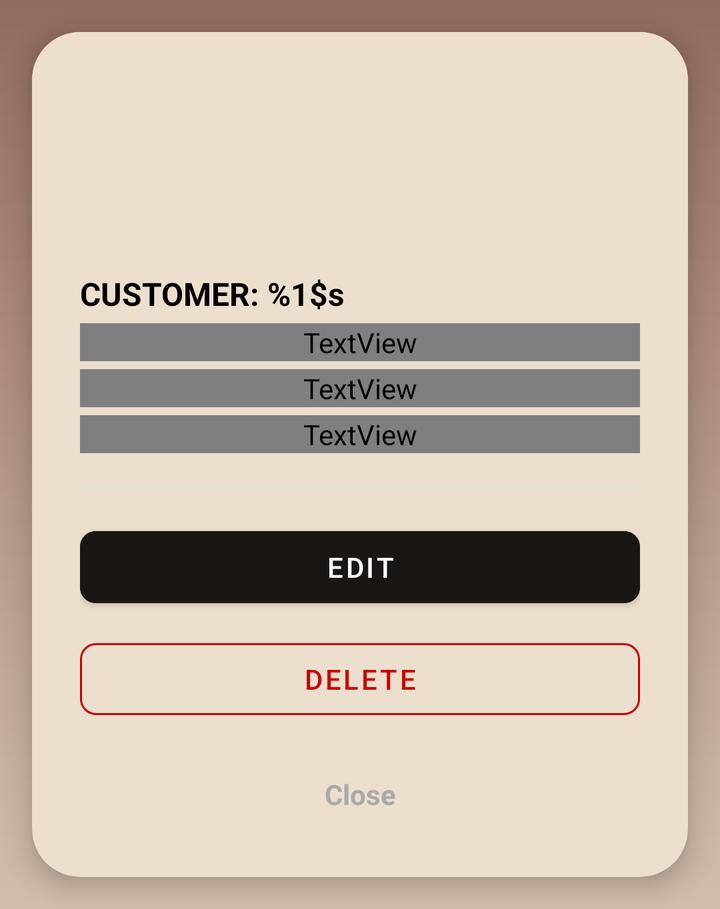
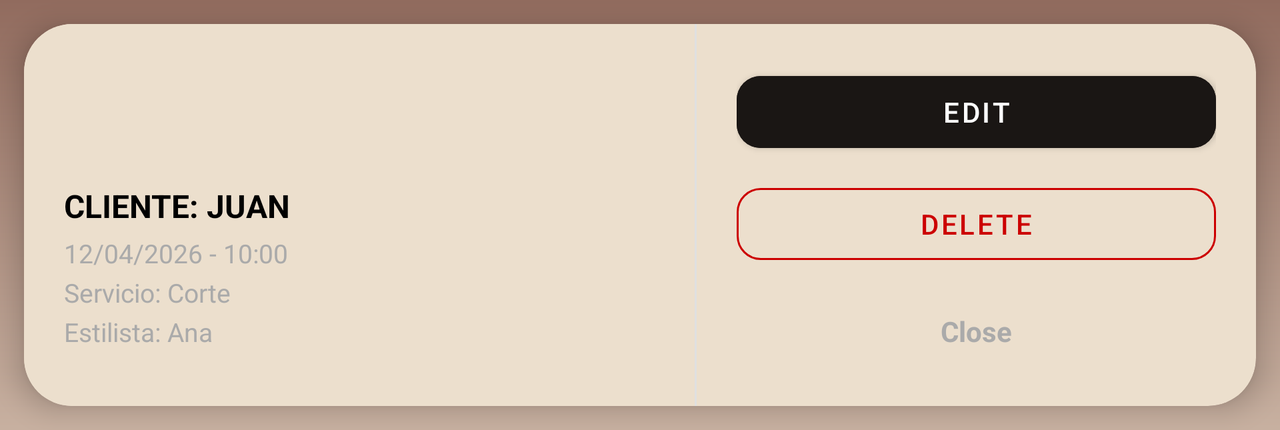

The same Android screen from two of the app's own layout files: first res/layout/ as a phone draws it, then the repository's variant for another configuration, drawn on a device whose configuration selects that folder. Both files follow.
<!-- AndroidManifest.xml: application theme Theme.TFG -->
<!-- res/layout/dialog_gestionar_reserva.xml -->
<?xml version="1.0" encoding="utf-8"?>
<com.google.android.material.card.MaterialCardView
    xmlns:android="http://schemas.android.com/apk/res/android"
    xmlns:app="http://schemas.android.com/apk/res-auto"
    android:layout_width="match_parent"
    android:layout_height="wrap_content"
    android:layout_margin="16dp"
    app:cardCornerRadius="24dp"
    app:cardElevation="8dp">

    <LinearLayout
        android:layout_width="match_parent"
        android:layout_height="wrap_content"
        android:orientation="vertical">

        <LinearLayout
            android:layout_width="match_parent"
            android:layout_height="wrap_content"
            android:background="?attr/colorOnPrimary"
            android:gravity="center"
            android:orientation="vertical"
            android:padding="24dp">

            <ImageView
                android:layout_width="48dp"
                android:layout_height="48dp"
                android:src="@drawable/ic_calendar"
                app:tint="?attr/colorPrimarySurface" />

        </LinearLayout>

        <LinearLayout
            android:layout_width="match_parent"
            android:layout_height="wrap_content"
            android:orientation="vertical"
            android:padding="24dp">

            <TextView
                android:id="@+id/tvDialogNombre"
                android:layout_width="match_parent"
                android:layout_height="wrap_content"
                android:text="@string/label_nombre_param"
                android:textColor="@android:color/black"
                android:textSize="16sp"
                android:textStyle="bold" />

            <TextView
                android:id="@+id/tvDialogFechaHora"
                android:layout_width="match_parent"
                android:layout_height="wrap_content"
                android:layout_marginTop="4dp"
                android:text="@string/fecha_param"
                android:textColor="@android:color/system_shadow_dark"
                android:textSize="14sp" />

            <TextView
                android:id="@+id/tvDialogServicio"
                android:layout_width="match_parent"
                android:layout_height="wrap_content"
                android:layout_marginTop="4dp"
                android:text="@string/servicio_param"
                android:textColor="@android:color/system_shadow_dark"
                android:textSize="14sp" />
            <TextView
                android:id="@+id/tvDialogEstilista"
                android:layout_width="match_parent"
                android:layout_height="wrap_content"
                android:layout_marginTop="4dp"
                android:text="@string/estilista_param"
                android:textColor="@android:color/system_shadow_dark"
                android:textSize="14sp" />

            <View
                android:layout_width="match_parent"
                android:layout_height="1dp"
                android:layout_marginTop="16dp"
                android:layout_marginBottom="16dp"
                android:background="#E0E0E0" />

            <Button
                android:id="@+id/btnDialogEditar"
                android:layout_width="match_parent"
                android:layout_height="wrap_content"
                android:text="@string/editar"
                android:backgroundTint="@color/marron_oscuro_fondo"
                android:textColor="@android:color/white"
                app:cornerRadius="8dp"/>

            <Button
                android:id="@+id/btnDialogEliminar"
                style="@style/Widget.MaterialComponents.Button.OutlinedButton"
                android:layout_width="match_parent"
                android:layout_height="wrap_content"
                android:layout_marginTop="8dp"
                android:text="@string/eliminar"
                android:textColor="@android:color/holo_red_dark"
                app:strokeColor="@android:color/holo_red_dark"
                app:cornerRadius="8dp"/>

            <TextView
                android:id="@+id/tvDialogCerrar"
                android:layout_width="match_parent"
                android:layout_height="wrap_content"
                android:layout_marginTop="16dp"
                android:gravity="center"
                android:text="@string/cerrar"
                android:textColor="@android:color/darker_gray"
                android:textSize="14sp"
                android:textStyle="bold"
                android:padding="8dp"/>

        </LinearLayout>
    </LinearLayout>
</com.google.android.material.card.MaterialCardView>
<!-- resources referenced by this layout -->
<resources>
  <color name="marron_oscuro_fondo">#1A1614</color>
  <string name="cerrar">Close</string>
  <string name="editar">EDIT</string>
  <string name="eliminar">DELETE</string>
  <string name="estilista_param">Stylist: %1$s</string>
  <string name="fecha_param">Day: %1$s</string>
  <string name="label_nombre_param">CUSTOMER: %1$s</string>
  <string name="servicio_param">Service: %1$s</string>
  <style name="Theme.TFG" parent="Theme.MaterialComponents.DayNight.NoActionBar">
          <item name="android:windowBackground">@drawable/bg_gradient_light</item>
          <item name="colorSurface">@color/blanco_puro</item>
          <item name="colorSurfaceVariant">@color/marron_input</item>
          <item name="colorSurfaceContainer">@color/marron_fondo</item>
          <item name="colorPrimary">@color/marron_boton</item>
          <item name="colorOnPrimary">@color/toolbar_claro</item>
          <item name="colorOnSurface">#000000</item>
          <item name="colorOnBackground">@color/blanco_puro</item>
      </style>
  <!-- drawable bg_gradient_light (drawable) -->
  <?xml version="1.0" encoding="utf-8"?>
  <shape xmlns:android="http://schemas.android.com/apk/res/android">
      <gradient
          android:startColor="#916B5E"
          android:endColor="#ECDFCD"
          android:angle="10" />
  </shape>
  <color name="blanco_puro">#ECDFCD</color>
  <color name="marron_input">#A4927A</color>
  <color name="marron_fondo">#8E6C49</color>
  <color name="marron_boton">#604A33</color>
  <color name="toolbar_claro">#ECDFCD</color>
</resources>
<!-- res/layout-land/dialog_gestionar_reserva.xml (the repository's variant of the layout above) -->
<!-- drawn on the phone turned sideways -->
<?xml version="1.0" encoding="utf-8"?>
<com.google.android.material.card.MaterialCardView
    xmlns:android="http://schemas.android.com/apk/res/android"
    xmlns:app="http://schemas.android.com/apk/res-auto"
    xmlns:tools="http://schemas.android.com/tools"
    android:layout_width="match_parent"
    android:layout_height="wrap_content"
    android:layout_margin="12dp"
    app:cardCornerRadius="24dp"
    app:cardElevation="8dp">

    <LinearLayout
        android:layout_width="match_parent"
        android:layout_height="wrap_content"
        android:orientation="horizontal"
        android:baselineAligned="false">

        <LinearLayout
            android:layout_width="0dp"
            android:layout_height="match_parent"
            android:layout_weight="1.2"
            android:background="?attr/colorOnPrimary"
            android:gravity="center_vertical"
            android:orientation="vertical"
            android:padding="20dp">

            <ImageView
                android:layout_width="40dp"
                android:layout_height="40dp"
                android:layout_gravity="center_horizontal"
                android:layout_marginBottom="12dp"
                android:src="@drawable/ic_calendar"
                app:tint="?attr/colorPrimarySurface" />

            <TextView
                android:id="@+id/tvDialogNombre"
                android:layout_width="match_parent"
                android:layout_height="wrap_content"
                android:text="@string/label_nombre_param"
                android:textColor="?attr/colorOnSurface"
                android:textSize="16sp"
                android:textStyle="bold"
                tools:text="CLIENTE: JUAN" />

            <TextView
                android:id="@+id/tvDialogFechaHora"
                android:layout_width="match_parent"
                android:layout_height="wrap_content"
                android:layout_marginTop="4dp"
                android:text="@string/fecha_param"
                android:textColor="@android:color/darker_gray"
                android:textSize="13sp"
                tools:text="12/04/2026 - 10:00" />

            <TextView
                android:id="@+id/tvDialogServicio"
                android:layout_width="match_parent"
                android:layout_height="wrap_content"
                android:layout_marginTop="2dp"
                android:text="@string/servicio_param"
                android:textColor="@android:color/darker_gray"
                android:textSize="13sp"
                tools:text="Servicio: Corte" />

            <TextView
                android:id="@+id/tvDialogEstilista"
                android:layout_width="match_parent"
                android:layout_height="wrap_content"
                android:layout_marginTop="2dp"
                android:text="@string/estilista_param"
                android:textColor="@android:color/darker_gray"
                android:textSize="13sp"
                tools:text="Estilista: Ana" />
        </LinearLayout>

        <View
            android:layout_width="1dp"
            android:layout_height="match_parent"
            android:background="#E0E0E0" />

        <LinearLayout
            android:layout_width="0dp"
            android:layout_height="wrap_content"
            android:layout_weight="1"
            android:gravity="center"
            android:orientation="vertical"
            android:padding="20dp">

            <Button
                android:id="@+id/btnDialogEditar"
                android:layout_width="match_parent"
                android:layout_height="wrap_content"
                android:backgroundTint="@color/marron_oscuro_fondo"
                android:text="@string/editar"
                android:textColor="@android:color/white"
                app:cornerRadius="12dp" />

            <Button
                android:id="@+id/btnDialogEliminar"
                style="@style/Widget.MaterialComponents.Button.OutlinedButton"
                android:layout_width="match_parent"
                android:layout_height="wrap_content"
                android:layout_marginTop="8dp"
                android:text="@string/eliminar"
                android:textColor="@android:color/holo_red_dark"
                app:cornerRadius="12dp"
                app:strokeColor="@android:color/holo_red_dark" />

            <TextView
                android:id="@+id/tvDialogCerrar"
                android:layout_width="match_parent"
                android:layout_height="wrap_content"
                android:layout_marginTop="12dp"
                android:gravity="center"
                android:padding="8dp"
                android:text="@string/cerrar"
                android:textColor="@android:color/darker_gray"
                android:textSize="14sp"
                android:textStyle="bold" />
        </LinearLayout>
    </LinearLayout>
</com.google.android.material.card.MaterialCardView>
